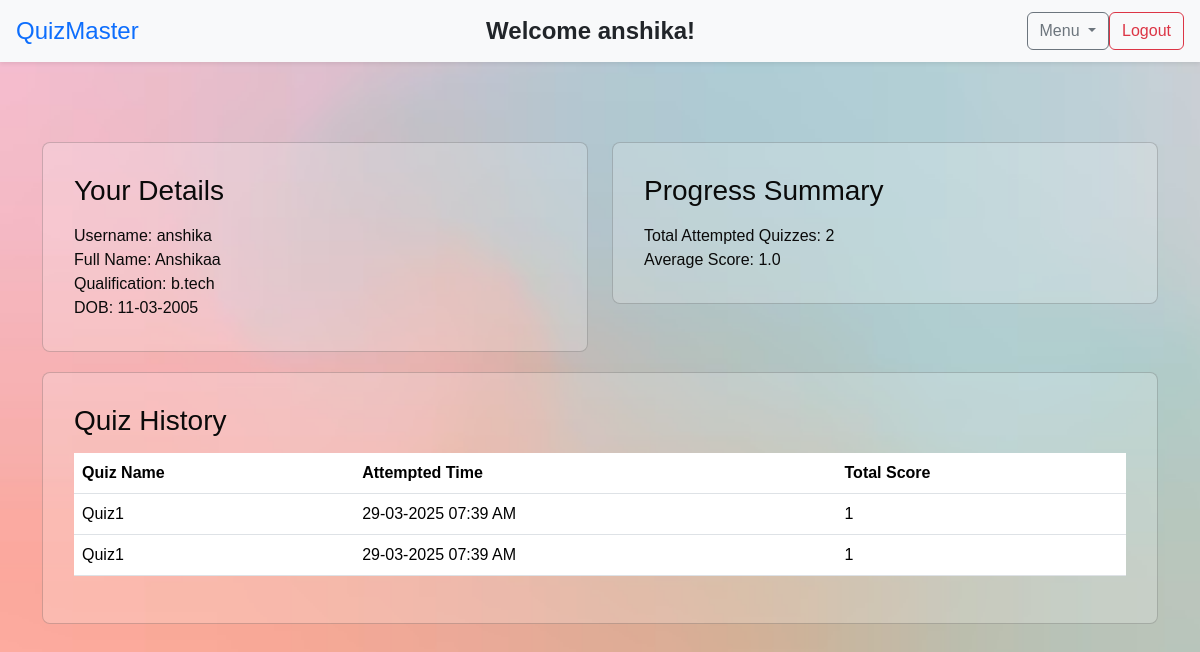
Before: /user_dashboard (signed in) with the older database file.
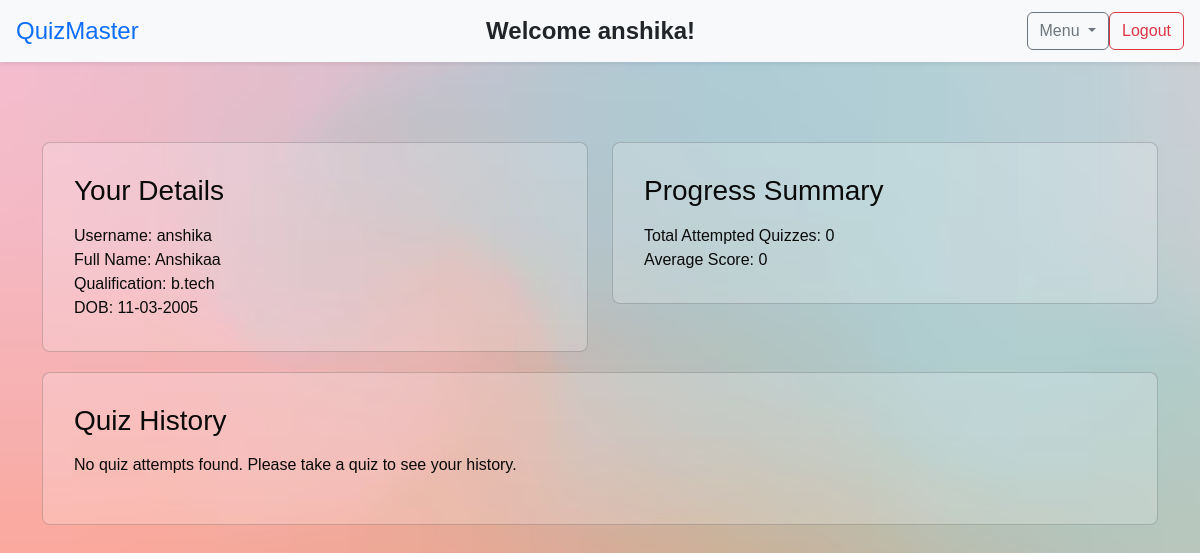
After: the same page with the newer database file.
### models/score.py (models this page shows)
class Score(db.Model):
    id = db.Column(db.Integer, primary_key=True)
    user_id = db.Column(db.Integer, db.ForeignKey('user.id'), nullable=False) #on
    quiz_id = db.Column(db.Integer, db.ForeignKey('quiz.id'), nullable=False)
    time_taken = db.Column(db.Time, nullable=False)
    total_score = db.Column(db.Integer, nullable=False)
    completed = db.Column(db.Boolean, default=False) #whenever user attempts a quiz set to true
    user = db.relationship('User', back_populates='scores')
    quiz = db.relationship('Quiz', back_populates='scores')

### models/quiz.py (models this page shows)
class Quiz(db.Model):
    id = db.Column(db.Integer, primary_key=True)
    quiz_title = db.Column(db.String(100), nullable=False)
    chapter_id = db.Column(db.Integer, db.ForeignKey('chapter.id'), nullable=False)
    date_of_quiz = db.Column(db.Date, nullable=False)
    time_of_quiz = db.Column(db.Time, nullable=False)
    remarks = db.Column(db.String(1000), nullable=False)
    duration = db.Column(db.Integer, nullable=False)
    chapter = db.relationship('Chapter', back_populates='quizzes')
    questions = db.relationship('Question', back_populates='quiz', cascade="all, delete-orphan")
    scores = db.relationship('Score', back_populates='quiz', cascade="all, delete-orphan")

### models/user.py (models this page shows, shortened)
class User(db.Model, UserMixin):
    id = db.Column(db.Integer, primary_key=True)
    username = db.Column(db.String(100), unique=True, nullable=False)
    password = db.Column(db.String(100), nullable=False)
    fullname = db.Column(db.String(100), nullable=False)
    role = db.Column(db.String(50), default='user')
    qualification = db.Column(db.String(100), nullable=False)
    dob = db.Column(db.Date, nullable=False)
    is_active = db.Column(db.Boolean, default=True)  # if user is active or not
    scores = db.relationship('Score', back_populates='user')  # this scores will fetch all the score related to the particular user
    time_stamp = db.Column(db.DateTime, default=lambda: datetime.now(), nullable=False) #lambda current time

### controllers/user.py (the view)
@user_bp.route('/user_dashboard')
@login_required
def user_dashboard():
    total_scores = db.session.query(func.sum(Score.total_score)).filter(Score.user_id==current_user.id).scalar() or 0
    total_attempts = db.session.query(func.count(Score.id)).filter(Score.user_id==current_user.id).scalar()
    scores = Score.query.filter(Score.user_id==current_user.id).all()
    average_score = total_scores / total_attempts if total_attempts > 0 else 0
    return render_template("user/user_dashboard.html", total_attempts=total_attempts, average_score=average_score, scores=scores,user=current_user)

### app.py (called while the page is built)
def create_app():
    app = Flask(__name__)
    app.config['SECRET_KEY'] = 'app123'
    app.config['SQLALCHEMY_DATABASE_URI'] = 'sqlite:///mentiquiz.db'
    app.config['SQLALCHEMY_TRACK_MODIFICATIONS'] = False
    app.config['CHART_FOLDER'] = os.path.join(app.root_path, 'static', 'charts')
    os.makedirs(app.config['CHART_FOLDER'], exist_ok=True)
    db.init_app(app)
    login_manager = LoginManager()
    login_manager.init_app(app)
    login_manager.login_view = "auth.login"
    @login_manager.user_loader
    def load_user(user_id):
        return db.session.get(User,int(user_id))
    app.register_blueprint(auth_bp)
    app.register_blueprint(admin_bp)
    app.register_blueprint(user_bp)
    with app.app_context():
        db.create_all()
        create_admin()
    return app

### templates/user/user_dashboard.html (shortened to what this page needs)
{% extends "base_user.html" %}
{% block navbar_user %}
{% include "navbar_user.html" %}
{% endblock %}
{% block content %}
    <section class="mb-6">
        <div class="row gap-6">
            <div class="col">
                <div class="card">
                    <div class="card-body">
                        <h3 class="mb-3">Your Details</h3>
                        <div class="detail-item">
                            <span class="detail-key">Username:</span>
                            <span class="detail-value">{{ current_user.username }}</span>
                        </div>
                        <div class="detail-item">
                            <span class="detail-key">Full Name:</span>
                            <span class="detail-value">{{ current_user.fullname }}</span>
                        </div>
                        <div class="detail-item">
                            <span class="detail-key">Qualification:</span>
                            <span class="detail-value">{{ current_user.qualification }}</span>
                        </div>
                        <div class="detail-item">
                            <span class="detail-key">DOB:</span>
                            <span class="detail-value">{{ current_user.dob.strftime("%d-%m-%Y") }}</span>
                        </div>
                    </div>
                </div>
            </div>
            <div class="col">
                <div class="card">
                    <div class="card-body">
                        <h3 class="mb-3">Progress Summary</h3>
                        <div class="detail-item">
                            <span class="detail-key">Total Attempted Quizzes:</span>
                            <span class="detail-value">{{ total_attempts }}</span>
                        </div>
                        <div class="detail-item">
                            <span class="detail-key">Average Score:</span>
                            <span class="detail-value">{{ average_score|round(2) }}</span>
                        </div>
                    </div>
                </div>
            </div>
        </div>
    </section>
    <section class="mb-6">
        <div class="card">
            <div class="card-body">
                <h3 class="mb-3">Quiz History</h3>
                <div class="table-container">
                    {% if scores %}
                    <table class="table">
                        <thead>
                            <tr>
                                <th>Quiz Name</th>
                                <th>Attempted Time</th>
                                <th>Total Score</th>
                            </tr>
                        </thead>
                        <tbody>
                            {% for score in scores %}
                            <tr>
                                <td>{{ score.quiz.quiz_title }}</td>
                                <td>{{ score.user.time_stamp.strftime("%d-%m-%Y  %I:%M %p") if score.user.time_stamp else '' }}</td>
                                <td>{{ score.total_score }}</td>
                            </tr>
                            {% endfor %}
                        </tbody>
                    </table>
                    {% else %}
                    <p>No quiz attempts found. Please take a quiz to see your history.</p>
                    {% endif %}
                </div>
            </div>
        </div>
    </section>
{% endblock %}

Changed rows visible on the page:
no longer on this page (row edited): Score: quiz.quiz_title "Quiz1", user.time_stamp "29-03-2025 07:39 AM", total_score "1"
removed Score: quiz.quiz_title "Quiz1", user.time_stamp "29-03-2025 07:39 AM", total_score "1"
Other visible differences:
{{ total_attempts }}: "2" → "0"
{{ average_score|round(2) }}: "1.0" → "0"
text no longer shown: "Quiz Name Attempted Time Total Score"
text now shown: "No quiz attempts found. Please take a quiz to see your history."
